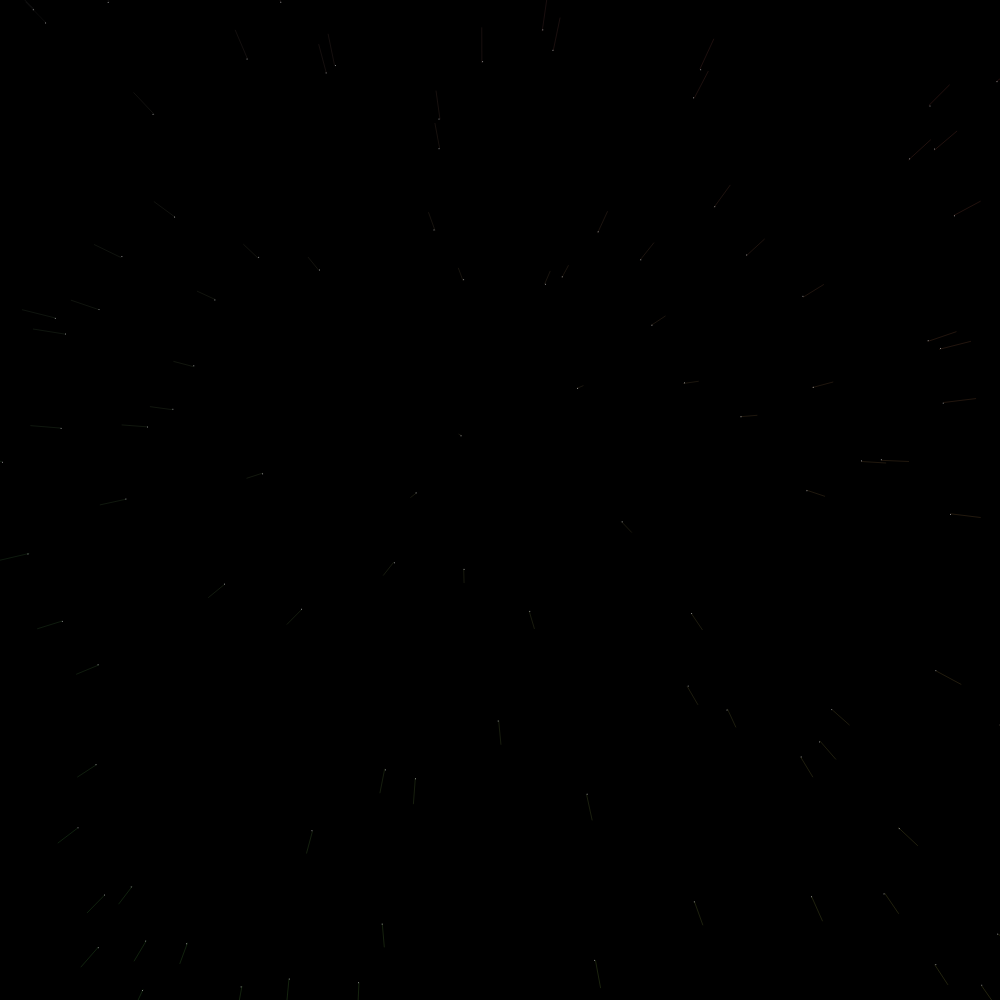
Frame 1 (no input)
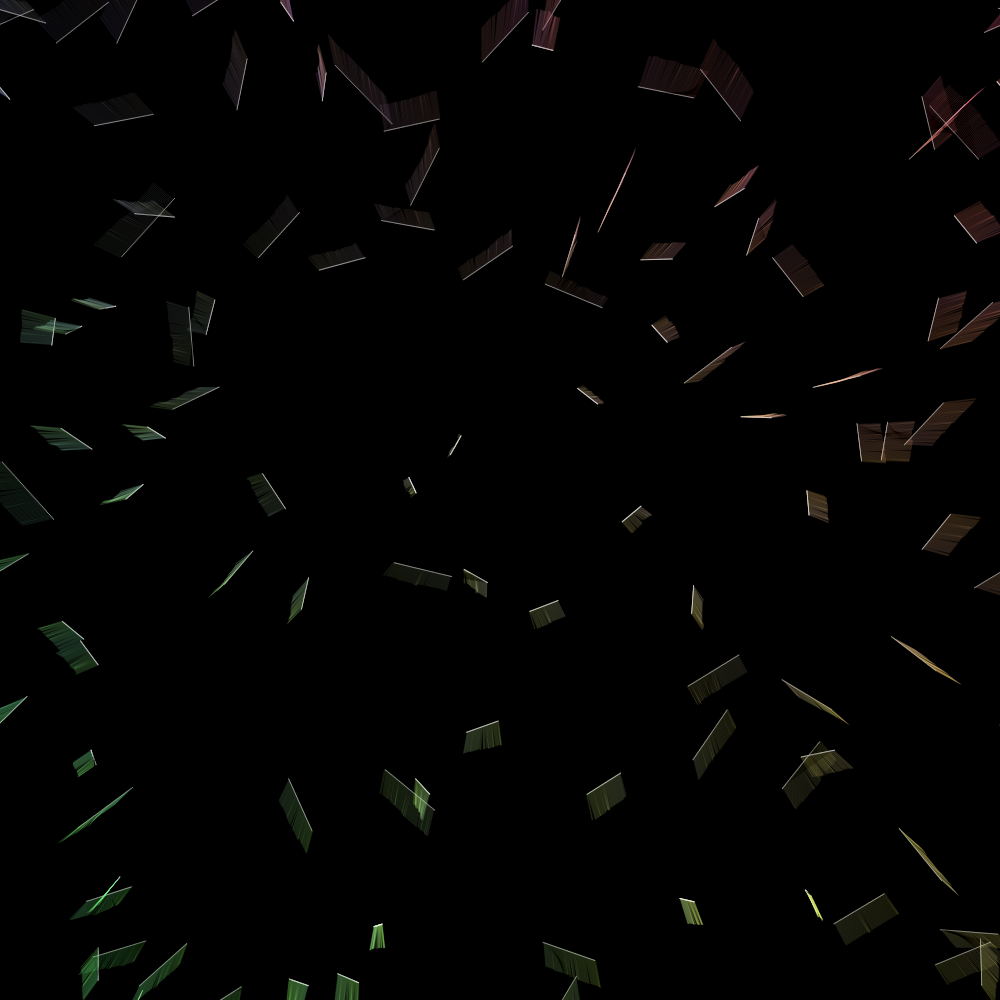
Frame 60 (no input)
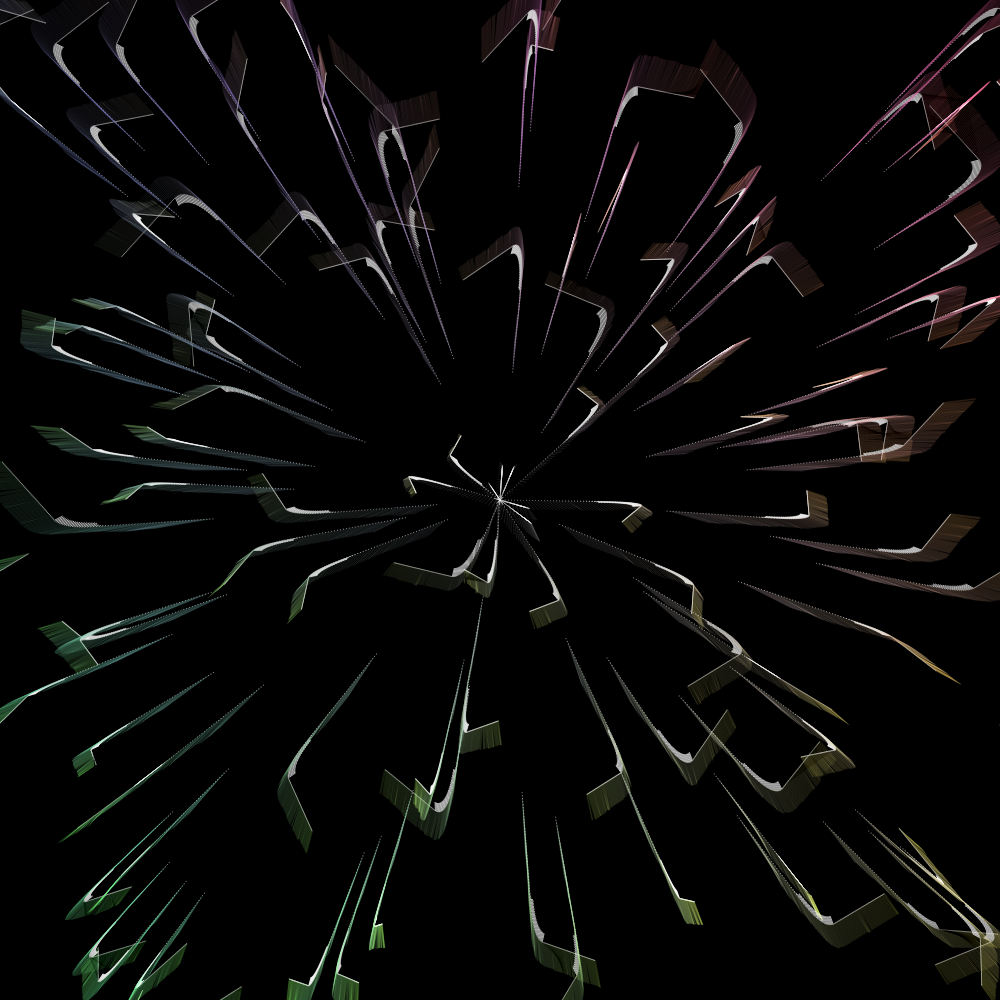
Frame 120 (the mouse pressed at the canvas centre since frame 60)

The p5.js sketch that drew these frames (run headless with seeded random() and noise() and a simulated clock; from frame 60 on, the mouse is pressed at the canvas centre):

// p5.js sketch
// ── sketch.js
/* DN1010 Experimental Interaction, Rena Cheong (G02) 2026
 * Week 4 - Generative Drawing
 * Boids
 * 
 * Added new code lines to change the colour from solid to rainbow, and changed the stroke to white for the aesthetic.
 * Changed the background to black to see the generated drawing with colours better.
 * Added an effect where the boids, when clicked with a mouse to follow, will bounce off each other.
 * 
 */

let flock;

function setup() {
  createCanvas(1000, 1000);

  background(0); // Changed background colour to black

  flock = new Flock();
  for (let i = 0; i < 100; i++) {
    let b = new Boid(random(width), random(height));
    flock.addBoid(b);
  }
}

function draw() {
  flock.run();
}

// Flock Object

function Flock() {
  this.boids = [];
}

Flock.prototype.run = function () {
  for (let i = 0; i < this.boids.length; i++) {
    this.boids[i].run(this.boids);
  }
};

Flock.prototype.addBoid = function (b) {
  this.boids.push(b);
};

// Boid Class
function Boid(x, y) {
  this.acceleration = createVector(0, 0);
  this.velocity = createVector(random(-1, 1), random(-1, 1));
  this.position = createVector(x, y);
  this.r = 1.0;
  this.maxSpeed = 3;
  this.maxForce = 0.3;
}

Boid.prototype.run = function (boids) {
  this.flock(boids);
  this.update();
  this.borders();
  this.render();
};

Boid.prototype.applyForce = function (force) {
  this.acceleration.add(force);
};

Boid.prototype.flock = function (boids) {
  let sep = this.separate(boids);
  let ali = this.align(boids);
  let coh = this.cohesion(boids);
  let fol = this.mouse(boids);

  sep.mult(1.0);
  ali.mult(1.0);
  coh.mult(1.0);
  fol.mult(0.4);

  if (key == "s") this.applyForce(sep);
  else if (key == "a") this.applyForce(ali);
  else if (key == "c") this.applyForce(coh);
  else;
  this.applyForce(fol);
};

Boid.prototype.update = function () {
  this.velocity.add(this.acceleration);
  this.velocity.limit(this.maxSpeed);
  this.position.add(this.velocity);

  push();
  stroke(255, 255, 255); // White line colour
  strokeWeight(0.7); // Changed lineweight
  line(
    this.acceleration.x * 70 + this.position.x,
    this.acceleration.y * 70 + this.position.y,
    this.position.x,
    this.position.y
  );
  pop();

  // Reset accelertion to 0 each cycle.
  this.acceleration.mult(0);
};

// Calculates and applies a steering force towards a target.
Boid.prototype.seek = function (target) {
  let desired = p5.Vector.sub(target, this.position);

  desired.normalize();
  desired.mult(this.maxSpeed);

  let steer = p5.Vector.sub(desired, this.velocity);

  steer.limit(this.maxForce);
  return steer;
};

Boid.prototype.render = function () {
  let theta = this.velocity.heading() + PI / 2;
  fill(0);
  stroke(0);
  push();
  translate(this.position.x, this.position.y);
  rotate(theta);
  pop();

  for (let other of flock.boids) {
    let d = dist(this.position.x, this.position.y, other.position.x, other.position.y);

    if (d < 60) {
      stroke(0, 30);
      line(this.position.x, this.position.y, other.position.x, other.position.y);
    }
  }
};

Boid.prototype.borders = function () {
  if (this.position.x < -this.r) this.position.x = width + this.r;
  if (this.position.y < -this.r) this.position.y = height + this.r;
  if (this.position.x > width + this.r) this.position.x = -this.r;
  if (this.position.y > height + this.r) this.position.y = -this.r;
};


// Rules of Flocking

Boid.prototype.separate = function (boids) {
  let desiredSeparation = 600;

  let steer = createVector(0, 0);
  let count = 0;

  for (let i = 0; i < boids.length; i++) {
    let d = p5.Vector.dist(this.position, boids[i].position);

    if (d > 0 && d < desiredSeparation) {
      let diff = p5.Vector.sub(this.position, boids[i].position);
      diff.normalize();
      steer.add(diff);
      count++;
    }
  }

  if (count > 0) {
    // Added rainbow colour to strokes
    let r = map(this.position.x, 0, width, 100, 255);
    let g = map(this.position.y, 0, height, 100, 255);
    let b = map(frameCount % 200, 0, 200, 100, 255);
    stroke(r, g, b, 120);
    strokeWeight(0.3);
    
    line(steer.x + this.position.x, steer.y + this.position.y, this.position.x, this.position.y);
    steer.div(count);
  }

  if (steer.mag() > 0) {
    steer.normalize();
    steer.mult(this.maxSpeed);
    steer.sub(this.velocity);
    steer.limit(this.maxForce);
  }

  return steer;
};

// Alignment
Boid.prototype.align = function (boids) {
  let neighbordist = 50;

  let sum = createVector(0, 0);
  let count = 0;

  for (let i = 0; i < boids.length; i++) {
    let d = p5.Vector.dist(this.position, boids[i].position);
    if (d > 0 && d < neighbordist) {
      sum.add(boids[i].velocity);
      count++;
    }
  }

  if (count > 0) {
    sum.div(count);
    sum.normalize();
    sum.mult(this.maxSpeed);
    let steer = p5.Vector.sub(sum, this.velocity);
    steer.limit(this.maxForce);
    return steer;
  } else {
    return createVector(0, 0);
  }
};

// Cohesion
Boid.prototype.cohesion = function (boids) {
  let neighbordist = 50;

  let sum = createVector(0, 0);
  let count = 0;
  for (let i = 0; i < boids.length; i++) {
    let d = p5.Vector.dist(this.position, boids[i].position);
    if (d > 0 && d < neighbordist) {
      sum.add(boids[i].position);
      count++;
    }
  }

  if (count > 0) {
    sum.div(count);
    return this.seek(sum);
  } else {
    return createVector(0, 0);
  }
};

// Follow Mouse
Boid.prototype.mouse = function (boids) {
  if (mouseIsPressed) return this.seek(createVector(mouseX, mouseY));
  else return createVector(0, 0);
};
